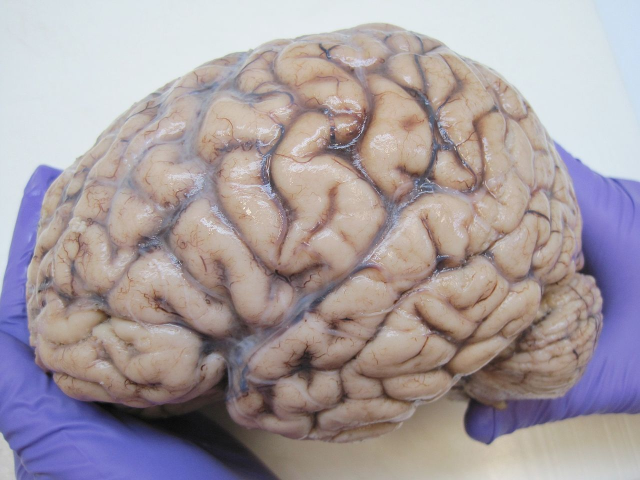
#> input picture Brain_autopsy_lateral_view_wiki.jpeg, 1280 x 960 px (shown at 1/2 size)
$ jupyter execute 'Edge Detection with Sobel Laplacian Canny filters.ipynb'   (older library calls are emulated)
#> lines starting #> are read from the running program, lines starting #| are printed output that depends on the picture
[cell 1]
'''
The objective of the code is to demonstrate the usage Sobel, Laplacian and Canny filters
and effect of these image processing techniques on a single input image.
'''

'''
Image Processing and Data Visualization Winter Sem 2022 2023
University of Wuppertal
Dhananjay Mandalkar
'''

# imports the openCV library and the matplotlib library
import cv2
import matplotlib.pyplot as plt

# reads an image named 'Brain_autopsy_lateral_view_wiki.jpeg' in grayscale

img = cv2.imread("Brain_autopsy_lateral_view_wiki.jpeg",0)
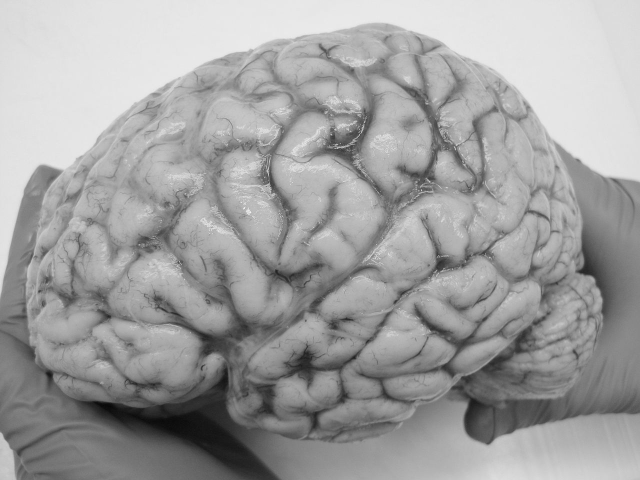
#> img: shape (960, 1280) (shown at 1/2 size); min 4, max 255, mean 159.8

# The dimensions of the image are set to width = 300 and height = 200
width = 300
height = 200
dim = (width, height)

# using the cv2.resize function
resized = cv2.resize(img, dim, interpolation = cv2.INTER_LINEAR)
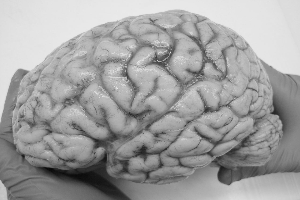
#> resized: shape (200, 300); min 8, max 235, mean 159.8

# Convert the images from BGR to RGB
resized = cv2.cvtColor(resized, cv2.COLOR_BGR2RGB)
#> resized: shape (200, 300, 3)

# The resized image is then passed through Sobel, Laplacian
# and Canny filters
# using the cv2.Sobel, cv2.Laplacian and cv2.Canny functions.
img1 = cv2.Sobel(resized,cv2.CV_64F,1,0,5) # Horizontal Sobel
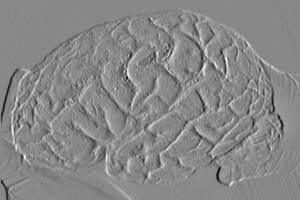
#> img1: shape (200, 300, 3) float64; min -435, max 380, mean -0.4; drawn with min black and max white
img2 = cv2.Sobel(resized,cv2.CV_64F,0,1,5) # Vertical Sobel
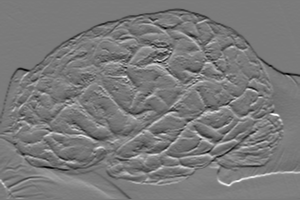
#> img2: shape (200, 300, 3) float64; min -416, max 447, mean -3; drawn with min black and max white
img3 = cv2.Laplacian(resized,cv2.CV_64F)
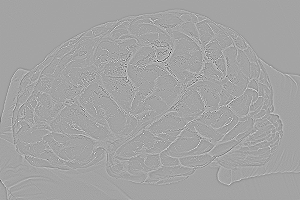
#> img3: shape (200, 300, 3) float64; min -504, max 281, mean 0; drawn with min black and max white
img4 = cv2.Canny(resized,50,150)
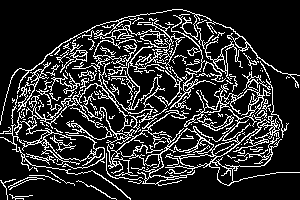
#> img4: shape (200, 300); 17.3% white in thin lines or dots

# [7 lines of commented-out code are left out]
fig, axs = plt.subplots(1, 5, figsize=(150,75))

# Display the images
axs[0].imshow(resized)
axs[1].imshow(img1)
axs[2].imshow(img2)
axs[3].imshow(img3)
axs[4].imshow(img4)

# labeled with their corresponding filter names

axs[0].set_title("Original Image")
axs[1].set_title("Horizontal Sobel")
axs[2].set_title("Vertical Sobel")
axs[3].set_title("Laplacian")
axs[4].set_title("Canny")

# Show the plot
plt.tight_layout()
plt.show()
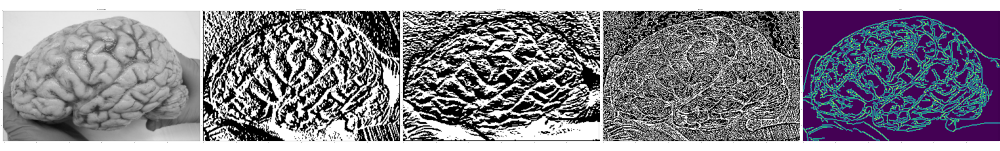
#> figure drawn by matplotlib, 5 panels

# the windows are closed when a key is pressed
cv2.waitKey(0)
cv2.destroyAllWindows()
